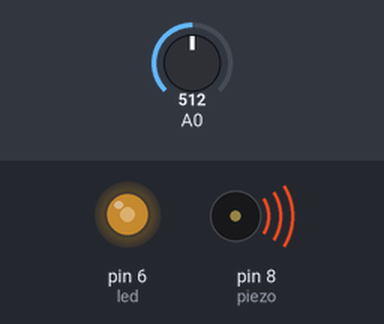
The sketch below on a simulated Arduino Uno, built with avr-gcc and run on an emulated ATmega328P. Shown: output pins drawn as LEDs (lit = HIGH), buzzer (waves = sounding). The inputs (shaded band) are chosen by the test bench; at power-on: A0 = 512. What the sketch prints to the serial monitor is not drawn.

Above: at 1.2 s.
1.3 s: A0 set to 412
At 1.7 s:
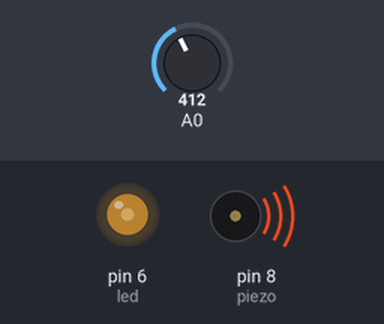
2.8 s: A0 set to 386
At 4.0 s:
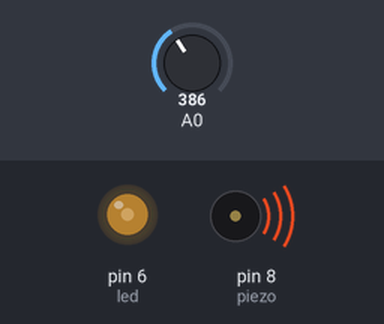
5.8 s: A0 set to 900
At 6.2 s:
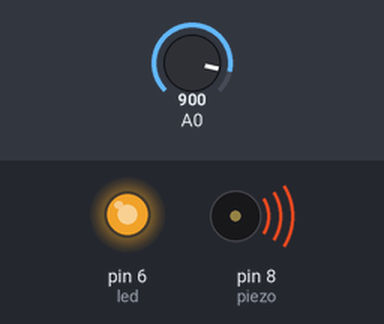
7.3 s: A0 set to 122
At 8.5 s:
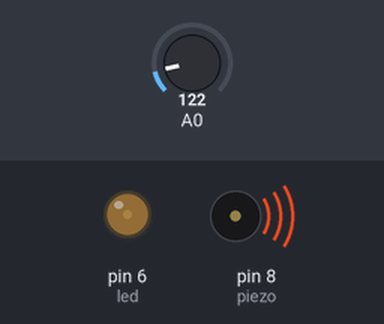
8.8 s: A0 set to 716
At 9.7 s:
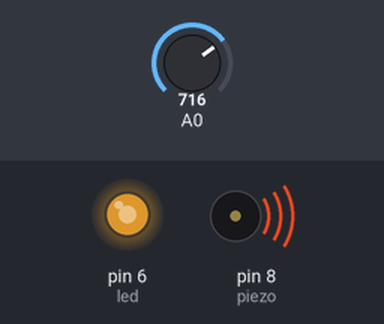
10.3 s: A0 set to 511
At 10.9 s:
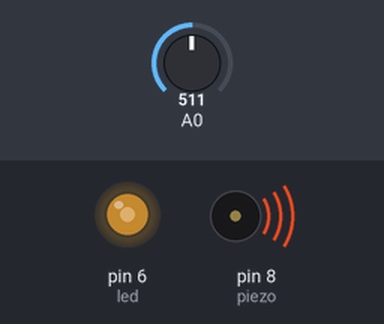
Timing chart, 0 to 13.3 s (numbered marks = the images above; inputs shaded):
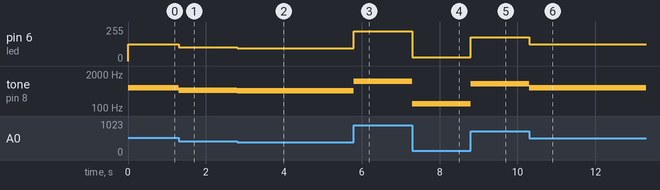

The sketch:

piezo_potenziometer.ino
```cpp
/*
Si collega un piezo e un potenziometro alla breadboard, e in base alla
rotazione della manovella del potenziometro, il pitch del piezo è sempre più alto.
C'è anche un led che indica quanto sta suonando il piezo.
*/
const int piezo=8, led=6;

void setup() {
  pinMode(piezo, OUTPUT);
  pinMode(led, OUTPUT);
  Serial.begin(500000);
}

void loop() {
  float pval = analogRead(A0);
  float pitch = map(pval, 0, 1023, 0, 1200);
  float light = map(pval, 0, 1023, 0, 255);
  tone(piezo, pitch, 10);
  analogWrite(led, light);

  Serial.print("Potenziometro: ");
  Serial.print(pval);
  Serial.print(", suono: ");
  Serial.print(pitch);
  Serial.print(", led: ");
  Serial.println(light);
}
```

Measured:
- after the input at 1.3 s, pin 6 (led): 127/255 → 102/255 at once; tone on pin 8 (piezo): 600 Hz → 483 Hz at once
- after the input at 2.8 s, pin 6 (led): 102/255 → 96/255 at once; tone on pin 8 (piezo): 483 Hz → 452 Hz at once
- after the input at 5.8 s, pin 6 (led): 96/255 → 224/255 at once; tone on pin 8 (piezo): 452 Hz → 1055 Hz at once
- after the input at 7.3 s, pin 6 (led): 224/255 → 30/255 at once; tone on pin 8 (piezo): 1055 Hz → 143 Hz at once
- after the input at 8.8 s, pin 6 (led): 30/255 → 178/255 at once; tone on pin 8 (piezo): 143 Hz → 839 Hz at once
- after the input at 10.3 s, pin 6 (led): 178/255 → 127/255 at once; tone on pin 8 (piezo): 839 Hz → 599 Hz at once
